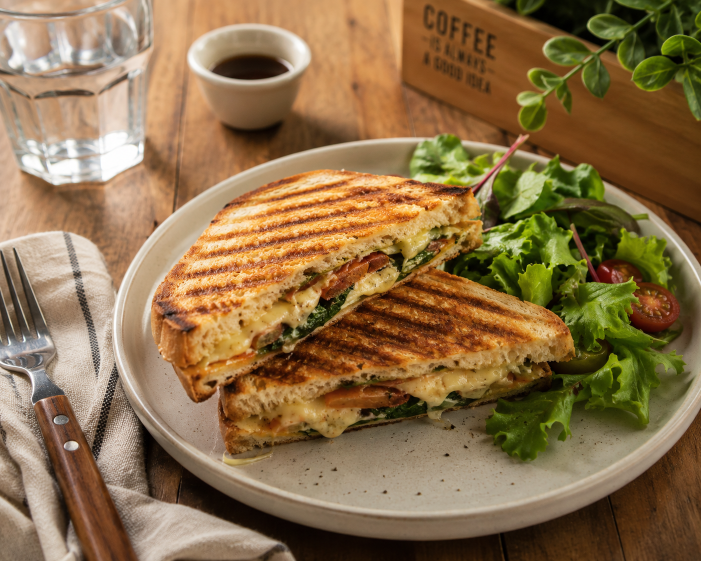
#> input picture assets/hero/hero.png, 1402 x 1122 px, found by its file name (shown at 1/2 size)
$ python optimize_hero.py
#> lines starting #> are read from the running program, lines starting #| are printed output that depends on the picture
from PIL import Image
import os

src = r'D:/vibecoderproject/cupcafe-production/public/hero.png'
webp = r'D:/vibecoderproject/cupcafe-production/public/hero.webp'
webp_lg = r'D:/vibecoderproject/cupcafe-production/public/hero-lg.webp'
webp_mobile = r'D:/vibecoderproject/cupcafe-production/public/hero-mobile.webp'

img = Image.open(src)
#> img is the input picture: PIL image 1402x1122 RGB; mean R, G, B 140.1, 111.6, 73.4
print(f'Original: {img.size}, {os.path.getsize(src)/1024/1024:.1f}MB')
#| Original: (1402, 1122), 2.3MB

img.save(webp, 'WEBP', quality=80)
print(f'WebP q80: {os.path.getsize(webp)/1024:.0f}KB')

if img.width > 1200:
    r = 1200 / img.width
#> r = 0.856
    thumb = img.resize((1200, int(img.height * r)), Image.LANCZOS)
    thumb.save(webp_lg, 'WEBP', quality=82)
    print(f'WebP 1200px: {os.path.getsize(webp_lg)/1024:.0f}KB')

if img.width > 600:
    r = 600 / img.width
#> r = 0.428
    thumb = img.resize((600, int(img.height * r)), Image.LANCZOS)
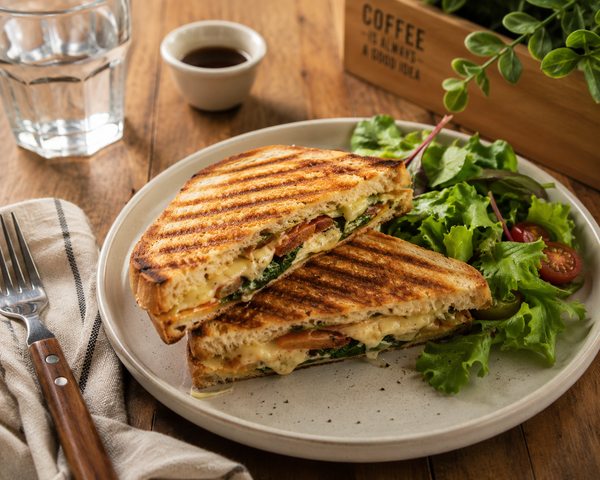
#> thumb: PIL image 600x480 RGB; mean R, G, B 140.1, 111.6, 73.4
    thumb.save(webp_mobile, 'WEBP', quality=80)
    print(f'WebP 600px: {os.path.getsize(webp_mobile)/1024:.0f}KB')

# keep original for fallback
print('Done!')
